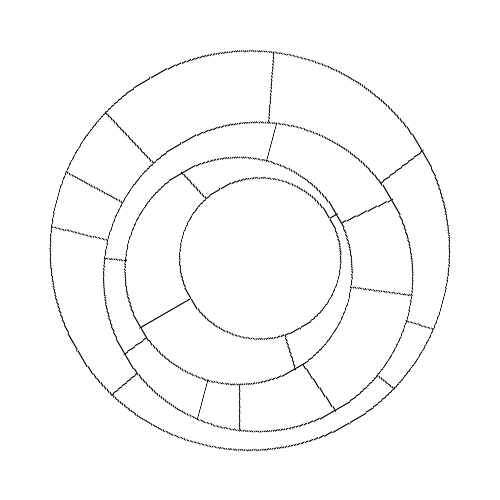
#> input picture image_processing_projects/pictures/made_1_1.png, 500 x 500 px, found by its file name
$ python find_keypoint.py
#> lines starting #> are read from the running program, lines starting #| are printed output that depends on the picture; after the words box and inside, x2 and y2 are one past the last pixel; in counts of white or black regions, pixels touching at a corner belong together
import numpy as np
import cv2
import math
from matplotlib import pyplot as plt

img = cv2.imread('made_1_1.png')
#> img is the input picture: shape (500, 500, 3); min 0, max 255, mean 250.5
gray = cv2.cvtColor(img,cv2.COLOR_BGR2GRAY)

corners = cv2.goodFeaturesToTrack(gray,40,0.2,5)#두번째가
#> corners = 40 rows, first 8: [123, 260], [381, 182], [125, 352], [141, 327], [53, 227], [335, 214], [106, 113], [207, 380]
corners = np.int0(corners)
cd=[]
for i in corners:
    x,y = i.ravel()
    cv2.circle(img,(x,y),3,255,-1)
    cd.append([x,y])
#> this loop made 40 passes
#> (x, y) on passes 1 to 12: (123, 260), (381, 182), (125, 352), (141, 327), (53, 227), (335, 214), (106, 113), (207, 380), (334, 410), (391, 200), (303, 364), (421, 153)
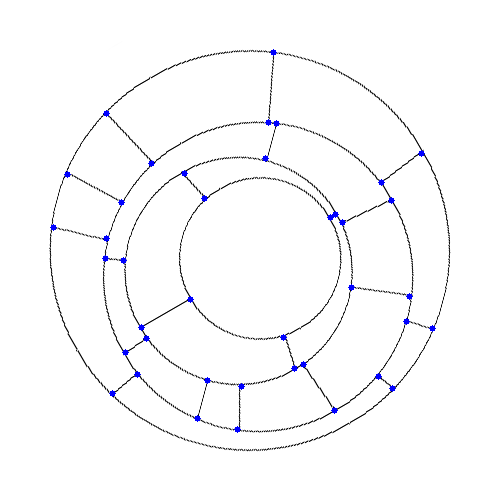
#> img: shape (500, 500, 3); 0.46% of pixels changed, all inside (x1, y1, x2, y2) = (50, 49, 436, 433)
#> after the loop, cd = 40 pairs, first value 53 to 432, second value 52 to 429

print(cd[0])
#| [123, 260]
print(cd[1])
#| [381, 182]

center = [230,230]
a = cd[0][0]
#> a = 123
b = cd[0][1]
#> b = 260
firstpoint = [a,b]
#> firstpoint = [123, 260]
info = []
print(cd)
#> (printed output is left out)
print(len(cd))
#| 40
for i in range(len(cd)):
   length = int(math.sqrt(math.pow((cd[i][0]-center[0]),2) + math.pow((cd[i][1]-center[1]),2)))
   cos = 0
   info.append([length,cos])
#> this loop made 40 passes
#> length on passes 1 to 12: 111, 158, 160, 131, 177, 106, 170, 151, 207, 163, 152, 205
#> after the loop, info = 40 pairs, first value 41 to 226, second value 0 to 0
print (info)
#> (printed output is left out)


plt.imshow(img),plt.show()
[[250,250]]
